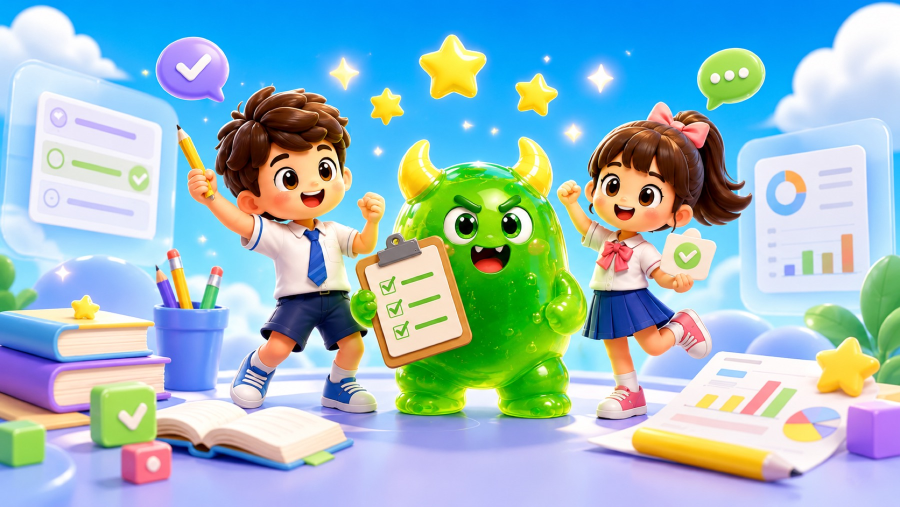
#> input picture assets/exam-intro-hero-v3-source.jpg, 1800 x 1013 px (shown at 1/2 size)
$ python build-app-icon-square.py ../assets/exam-intro-hero-v3-source.jpg out.png 1.0
#> lines starting #> are read from the running program, lines starting #| are printed output that depends on the picture
#!/usr/bin/env python3
"""Fit a landscape app-icon source into 1024x1024 without cropping content."""

from __future__ import annotations

import sys
from pathlib import Path

from PIL import Image, ImageDraw

PROJECT_ROOT = Path(__file__).resolve().parent.parent
DEFAULT_SOURCE = PROJECT_ROOT / "assets" / "app-icon-mini-program-v6-source.png"
DEFAULT_OUTPUT = PROJECT_ROOT / "assets" / "app-icon-mini-program-1024.png"
CANVAS = 1024
MARGIN_RATIO = 0.06


def gradient_background(size: int) -> Image.Image:
    top = (91, 184, 255)
    bottom = (127, 232, 176)
    canvas = Image.new("RGB", (size, size))
    draw = ImageDraw.Draw(canvas)
    for y in range(size):
        t = y / max(size - 1, 1)
        color = tuple(int(top[i] * (1 - t) + bottom[i] * t) for i in range(3))
        draw.line([(0, y), (size, y)], fill=color)
    return canvas


def fit_square(source: Path, output: Path, margin_ratio: float = MARGIN_RATIO) -> None:
#> called with margin_ratio = 1
    image = Image.open(source).convert("RGB")
#> image is the input picture: PIL image 1800x1013 RGB; mean R, G, B 151.1, 185.4, 194.4
    max_side = int(CANVAS * (1 - margin_ratio * 2))
    scale = min(max_side / image.width, max_side / image.height)
#> scale = -1.01
    width = max(1, int(round(image.width * scale)))
#> width = 1
    height = max(1, int(round(image.height * scale)))
#> height = 1
    scaled = image.resize((width, height), Image.Resampling.LANCZOS)

    canvas = gradient_background(CANVAS)
#> in gradient_background, `canvas = Image.new("RGB", (size, size))`: canvas: PIL image 1024x1024 RGB; every value is 0
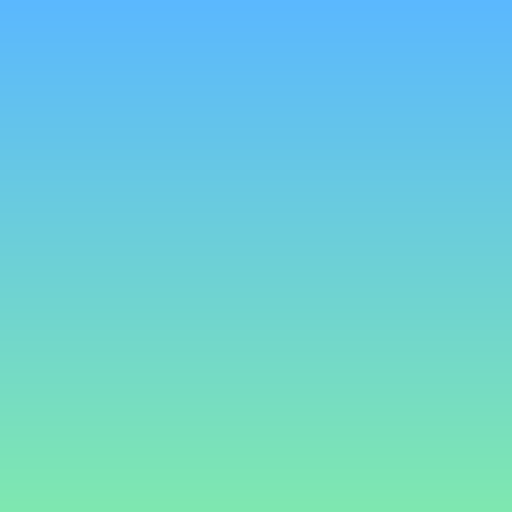
#> canvas: PIL image 1024x1024 RGB (shown at 1/2 size); mean R, G, B 108.5, 207.5, 215
    offset = ((CANVAS - width) // 2, (CANVAS - height) // 2)
#> offset = (511, 511)
    canvas.paste(scaled, offset)
    output.parent.mkdir(parents=True, exist_ok=True)
    canvas.save(output, optimize=True)
    print(f"source={source.name} {image.size} -> fitted {width}x{height} -> {output}")
#| source=exam-intro-hero-v3-source.jpg (1800, 1013) -> fitted 1x1 -> out.png


def main() -> None:
    source = Path(sys.argv[1]) if len(sys.argv) > 1 else DEFAULT_SOURCE
    output = Path(sys.argv[2]) if len(sys.argv) > 2 else DEFAULT_OUTPUT
    margin = float(sys.argv[3]) if len(sys.argv) > 3 else MARGIN_RATIO
    if not source.exists():
        raise SystemExit(f"source not found: {source}")
    fit_square(source, output, margin_ratio=margin)


if __name__ == "__main__":
    main()
